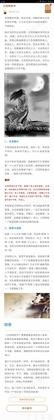
%> input picture 顺手做的一个图片裁剪工具/1/0121王阳明哲学4.jpg, 54 x 420 px, shrunk from 1080 x 8451 before the run
$ octave --eval "cut;"   (GNU Octave 9; MATLAB toolbox functions it lacks are replaced by stand-ins)
%> lines starting %> are read from the running program, lines starting %| are printed output that depends on the picture
function [] = cut()
clear;
srcDir=uigetdir('Choose source directory.'); %获得选择的文件夹
%> the answer given: 1
cd(srcDir);
allnames=struct2cell(dir('*.jpg')); %只处理8位的jpg文件
[k,len]=size(allnames); %获得jpg文件的个数
for ii=1:len
%逐次取出文件
name=allnames{1,ii};
I=imread(name); %读取文件
%> I is the input picture: size 420x54x3 uint8; mean R, G, B 223.1, 221.9, 220.9
%----------图像处理程序----------
[x,y,z] = size(I);
%> x = 420; y = 54; z = 3
n = 1;
a = 1;
b = y / 9 * 16;
%> b = 96
while x > b
    J = I(a:b,1:y,1:z);
    a = b + 1;
    b = b + y / 9 * 16;
    imwrite(J,[name,num2str(n),'.jpg']);
    n = n + 1;
end
%> this loop made 4 passes
%> pass 1, in cut, `J = I(a:b,1:y,1:z);`:
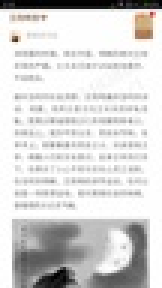
%> J: size 96x54x3 uint8 (shown 3 times larger); mean R, G, B 215.2, 214.6, 213.9
%> pass 2, in cut, `J = I(a:b,1:y,1:z);`:
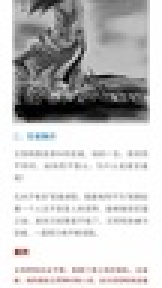
%> J: size 96x54x3 uint8 (shown 3 times larger); mean R, G, B 199.5, 198.8, 198.8
%> pass 3, in cut, `J = I(a:b,1:y,1:z);`:
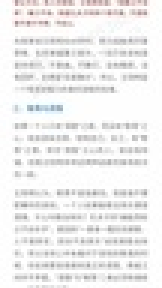
%> J: size 96x54x3 uint8 (shown 3 times larger); mean R, G, B 239.1, 238.5, 238.5
J = I(a:x,1:y,1:z);
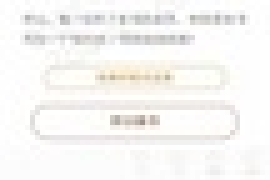
%> J: size 36x54x3 uint8 (shown 5 times larger); mean R, G, B 247.1, 246.1, 244.2
imwrite(J,[name,num2str(n),'.jpg']);
%----------图像处理程序----------
end
